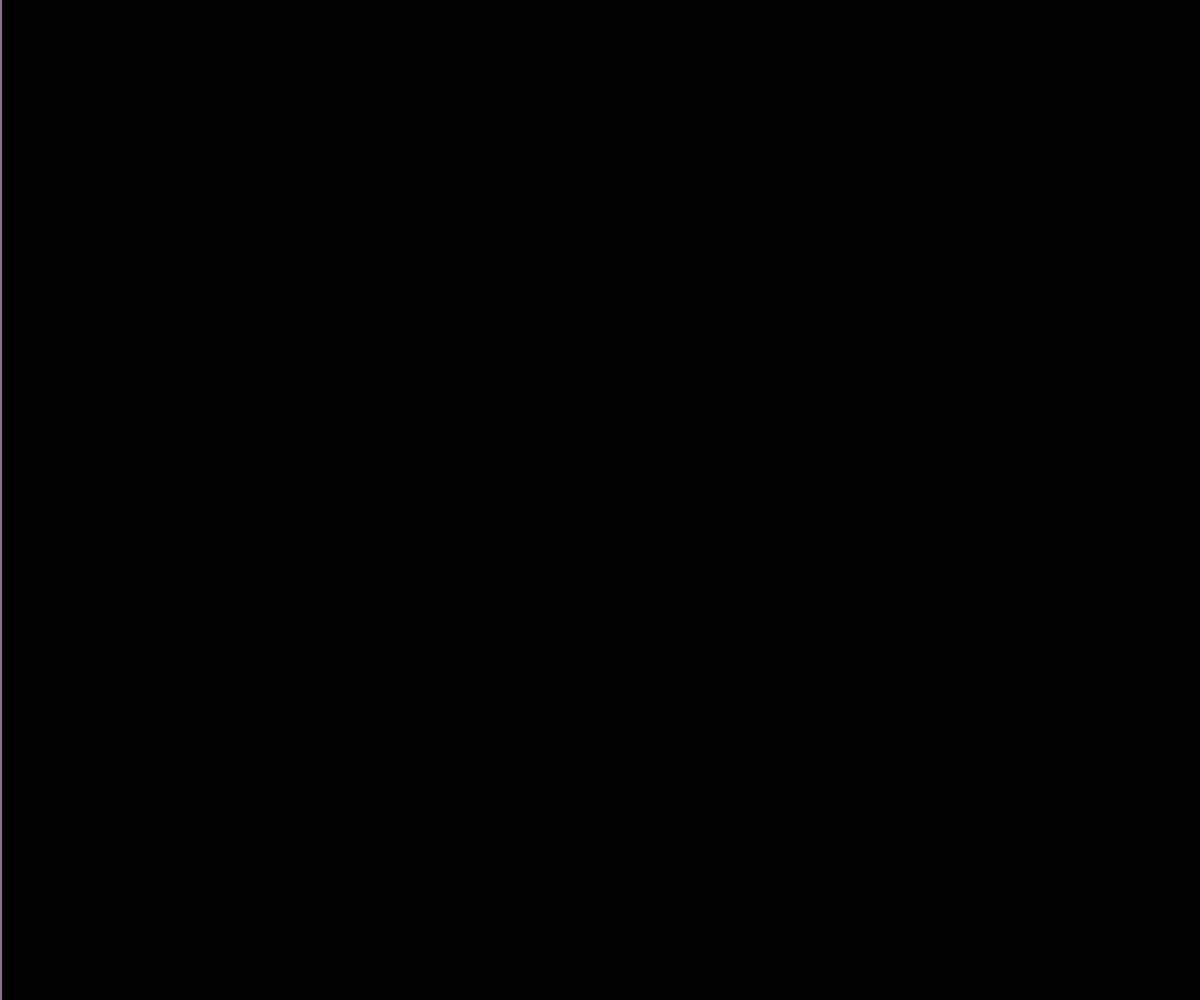
Frame 1 (no input)
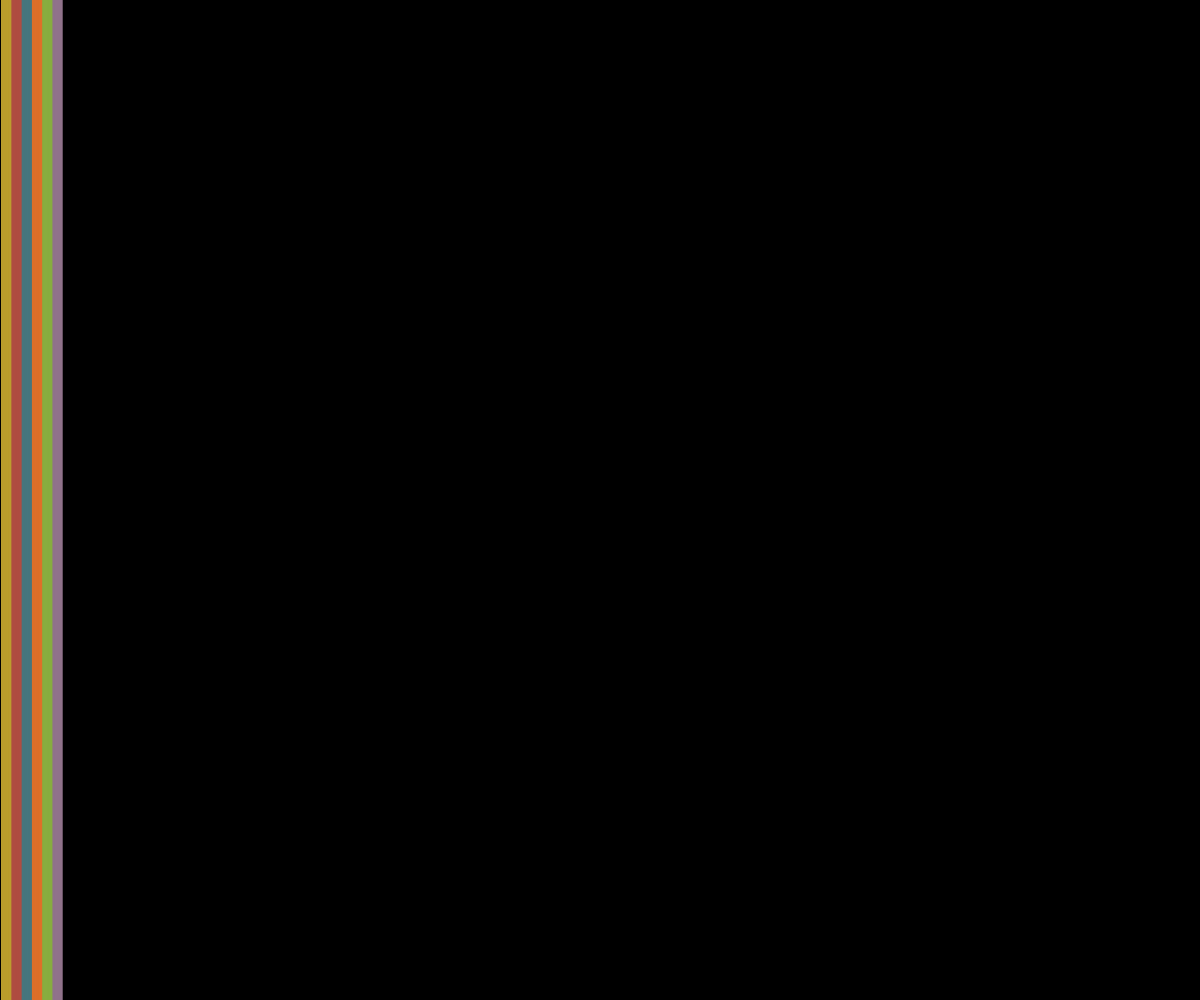
Frame 60 (no input)
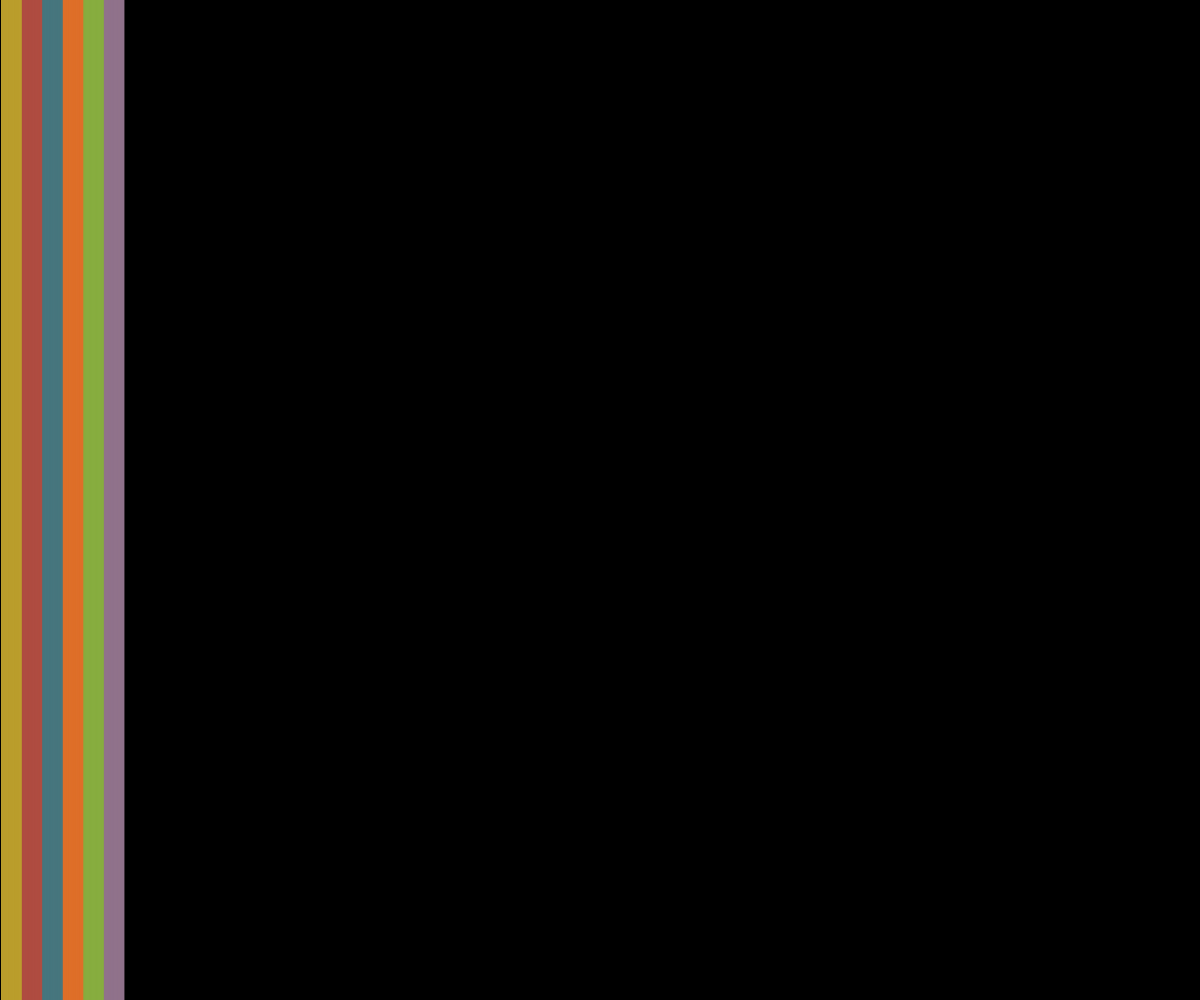
Frame 120 (the mouse pressed at the canvas centre since frame 60)

The p5.js sketch that drew these frames (run headless with seeded random() and noise() and a simulated clock; from frame 60 on, the mouse is pressed at the canvas centre):

// p5.js sketch
// ── sketch.js
let colors = [];
let w = 0;
let h = 1000;




function setup() {
  createCanvas(windowWidth, windowHeight);
  windowResize();
  background(0);
  frameRate(60);
  
}
function draw() {

  //background(0);
  //number of colums 
  let colums = 7;
  w = windowHeight / colums; //width of each column
  h = windowHeight / colums; //height of each column
  //let ColorChangeFactor= round(map(mouseX, 0, windowWidth, 1, colums)); // color changes depending on mouseX position
  let ColorChangeFactor = 1;

  //console.log(ColorChangeFactor); 

  //wall drawing colors rgb values
  // color(132,171,204),
  // color(208, 122, 107),
  // color(239, 148, 74),
  // color(88, 56, 60),
  // color(224, 200, 92),
  // color(134, 234, 74),  
  // color(88, 234, 74),  
  
  let colors = [
    color(0),  
    color(187,158,46),
    color(175,77,66),
    color(71,118,126,255),
    color(222,111,41),
    color(135,173,63),
    color(144,114,139),  
    
  ];
  
  
  //create rectangles 
    for (let y = 0; y < 1; y++) {

    for (let x = 0; x < colums; x++) {
      
      let xpos = x * windowWidth/colums;
      let ypos = y * windowWidth/colums;
      let position = xpos * (frameCount *0.001); 
      
      //noStroke();
      stroke(colors[x]);
      strokeWeight(2);
      fill(colors[x]);

      //line(xpos, ypos, mouseX, height);
      line(position, ypos, position, height);

      //rect(xpos, ypos, windowWidth/colums, height);
      //ellipse(xpos, ypos, 40);
      //console.log(round(xpos));
      console.log(floor(position));

      if(position > w *colums){
        noLoop();
      }


    }


  


    }
 

}

 function windowResize(){
  createCanvas(windowWidth,windowHeight);
}
